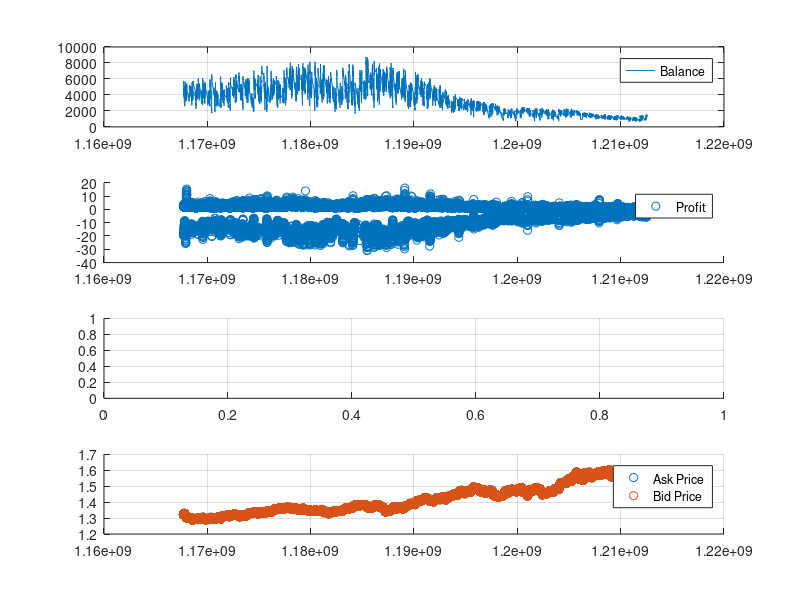

Reproduce this figure in MATLAB.
data = csvread('testOutput.csv',2,1)

%data2 = csvread('M1graphMACD.csv');
x = length(data(:,2));
subplot(4,1,1);
plot(data(1:x, 2), data(1:x,9));
hold on;
grid
legend('Balance');

subplot(4,1,2);
scatter(data(1:x, 1), data(1:x,8));
legend('Profit');
%y = sum(data(1:x,7))
%y = y / length(data(1:x,8));
%plot(data(1:x, 1), y);
%P = polyfit(data(1:x, 1), data(1:x,8), 1);
 %yfit = P(1)*data(1:x, 1)+P(2);
 %   hold on;
  %  plot(data(1:x, 1),yfit,'r-.');

subplot(4,1,3);
%plot(data2(:,1), data2(:,4));
hold on;
%plot(data2(:,1), data2(:,5));
%plot(data2(:,1), zeros(1,x));
%plot(data(1:x, 1), b);
grid

%legend('MACD','Signq','ZERO');

subplot(4,1,4);
scatter(data(:, 1), data(:,3));
hold on
scatter(data(:, 1), data(:,4));
grid
legend('Ask Price', 'Bid Price');
